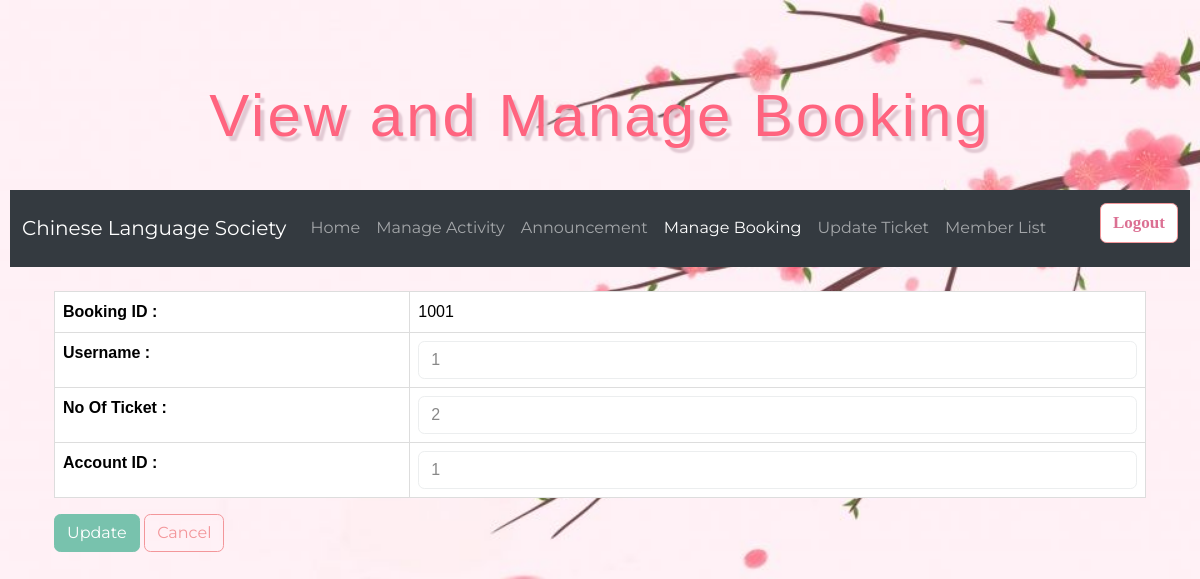
The app's page /edit.php?bookingID=1001 with its own data.
### tables this page shows
CREATE TABLE `booking` (
  `bookingID` int(6) NOT NULL,
  `Username` varchar(15) NOT NULL,
  `numOfTicket` int(3) NOT NULL,
  `ActID` int(11) NOT NULL
);

### edit.php (the view, shortened to what this page needs)
<?php
include 'config.php';
include 'manage_header.php';
if ($_SERVER['REQUEST_METHOD'] == 'POST') {
    $bid = trim($_POST['bookingID']);
    $mid = trim($_POST['Username']);
    $tick = trim($_POST['numOfTicket']);
    $aid = trim($_POST['ActID']);
    if (empty($mid) || strlen($mid) > 30) {
        $error['memberID'] = 'Column Username must be fill in';
    }
    if (empty($aid)) {
        $error['ActID'] = 'Must fill in your account ID';
    }
    if (!empty($error)) {
        echo '<div class="alert alert-dismissible alert-warning">
  <button type="button" class="btn-close" data-bs-dismiss="alert"></button>
  <h4 class="alert-heading">Warning!</h4>
  <ul>';
        foreach ($error as $e => $t) {
            echo"<li>$t</li>";
        }
        echo '</ul></div>';
    } else {
        $sql = "UPDATE booking SET Username = ?, numOfTicket = ?, ActID = ? WHERE bookingID = ?";
        $stmt = $conn->prepare($sql);
        $stmt->bind_param('siii', $mid, $tick, $aid, $bid);
        if ($stmt->execute()) {
            echo '<div class="alert alert-dismissible alert-success">
  <button type="button" class="btn-close" data-bs-dismiss="alert"></button>
  <h4 class="alert-success">Success!</h4>';
            echo "The <strong>$bid</strong> booking has been updated.</div>";
        } else {
            echo '<div class="alert alert-dismissible alert-warning">
  <button type="button" class="btn-close" data-bs-dismiss="alert"></button>
  <h4 class="alert-heading">Warning!</h4>
  <ul>';
            echo"<li>Database update error!</li>";
            echo '</ul></div>';
        }
    }
} else {
    $bid = $_GET['bookingID'] ?? '';
    $sql = "SELECT * FROM booking WHERE bookingID = ?";
    $stmt = $conn->prepare($sql);
    $stmt->bind_param('i', $bid);
    $stmt->execute();
    $result = $stmt->get_result();
    if ($result->num_rows > 0) {
        $row = $result->fetch_assoc();
        $bid = $row['bookingID'];
        $mid = $row['Username'];
        $tick = $row['numOfTicket'];
        $aid = $row['ActID'];
    }
}
?>
<form action="<?php echo $_SERVER['PHP_SELF'] ?>" method="POST">
    <table class="table table-hover">
        <tr>
            <th>Booking ID :</th>
            <td><?= $bid ?>
                       value="<?= $bid ?>"></td>
        </tr>
        <tr>
            <th>Username :</th>
            <td><input type="text"
                       class="form-control"
                       name="Username" maxlength="30"
                       value="<?= $mid ?>"></td>
        </tr>
        <tr>
            <th>No Of Ticket :</th>
            <td><input type="text"
                       class="form-control"
                       name="numOfTicket" maxlength="30"
                       value="<?= $tick ?>"></td>
        </tr>
        <tr>
            <th>Account ID :</th>
            <td><input type="text"
                       class="form-control"
                       name="ActID" maxlength="30"
                       value="<?= $aid ?>"></td>
        </tr>
    </table>
    <input type="submit" class="btn btn-primary" value="Update">
    <a href="manage.php" class="btn btn-outline-secondary">Cancel</a>
</form>

### manage.css (style rules this page uses)
* { box-sizing: border-box; }
body { background-image: url('background7.jpg'); background-size: cover; font-family: Arial; padding: 10px; }
th { color:rgb(0, 0, 0) }
td { color: black; }

### member_list.css (style rules this page uses)
body { background-image: url('background7.jpg'); background-size: cover; }
table { font-family: arial, sans-serif; border-collapse: collapse; width: 100%; background-color: rgb(225, 225, 225); }
td, th { border: 1px solid rgb(221, 221, 221); text-align: left; padding: 6px; }
tr:nth-child(even) { background-color: rgb(253, 245, 245); }

### records on screen
booking: bookingID "1001", Username "1", numOfTicket "2", ActID "1"
